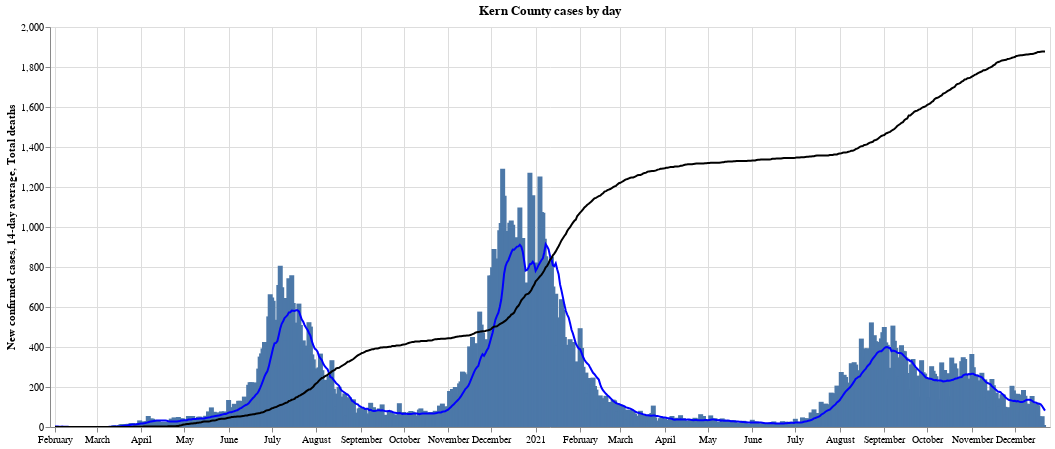

Notebook code for this chart:
### Code cell
cases_chart()

### Figure 1 — Vega-Lite specification as saved in the notebook (floating-point values rounded to 4 significant figures; data arrays with more than 128 entries replaced by an {"elided": "..."} marker saying what was removed)
{"config": {"view": {"continuousWidth": 400, "continuousHeight": 300}}, "layer": [{"mark": "bar", "encoding": {"tooltip": [{"type": "temporal", "field": "date"}, {"type": "quantitative", "field": "new_confirmed_cases_rolling_average"}, {"type": "quantitative", "field": "cases"}, {"type": "quantitative", "field": "cumulative_deaths"}], "x": {"type": "temporal", "field": "date", "title": null}, "y": {"type": "quantitative", "field": "cases", "title": "New confirmed cases"}}, "selection": {"selector001": {"type": "interval", "bind": "scales", "encodings": ["x", "y"]}}}, {"mark": {"type": "line", "color": "blue"}, "encoding": {"tooltip": [{"type": "temporal", "field": "date"}, {"type": "quantitative", "field": "new_confirmed_cases_rolling_average"}, {"type": "quantitative", "field": "cases"}, {"type": "quantitative", "field": "cumulative_deaths"}], "x": {"type": "temporal", "field": "date", "title": null}, "y": {"type": "quantitative", "field": "new_confirmed_cases_rolling_average", "title": "14-day average"}}}, {"mark": {"type": "line", "color": "black"}, "encoding": {"tooltip": [{"type": "temporal", "field": "date"}, {"type": "quantitative", "field": "new_confirmed_cases_rolling_average"}, {"type": "quantitative", "field": "cases"}, {"type": "quantitative", "field": "cumulative_deaths"}], "x": {"type": "temporal", "field": "date", "title": null}, "y": {"type": "quantitative", "field": "cumulative_deaths", "title": "Total deaths"}}}], "data": {"name": "data-1d29bc43cfc7c8f2f34501e83b00d5fe"}, "height": 400, "title": "Kern County cases by day", "width": 1000, "$schema": "https://vega.github.io/schema/vega-lite/v4.8.1.json", "datasets": {"data-1d29bc43cfc7c8f2f34501e83b00d5fe": {"elided": "692 records"}}}
